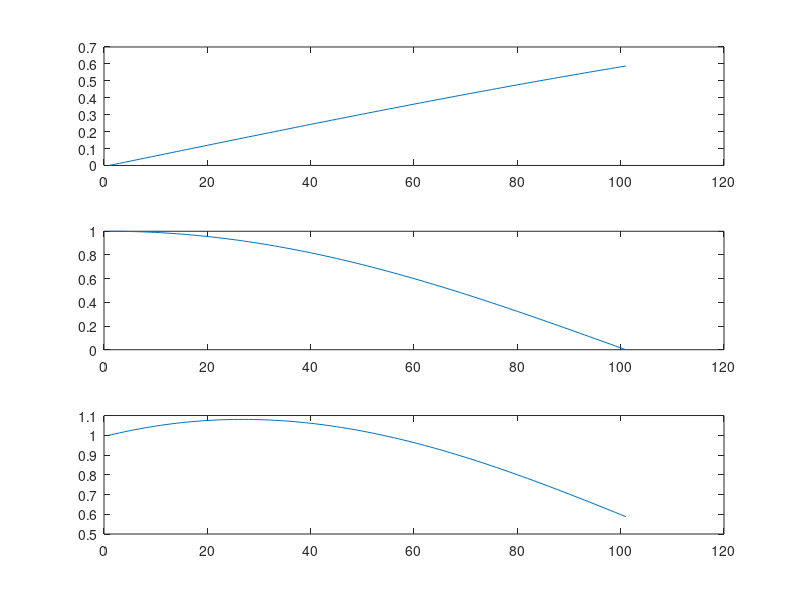

Write MATLAB code to recreate this figure.
clc
clear all
close all
t=0:0.01:1
x=sin(0.2*pi*t)
y=cos(0.5*pi*t)
z=x+y
subplot(3,1,1)
  plot(x)
subplot(3,1,2)
  plot(y)
subplot(3,1,3)
  plot(z)